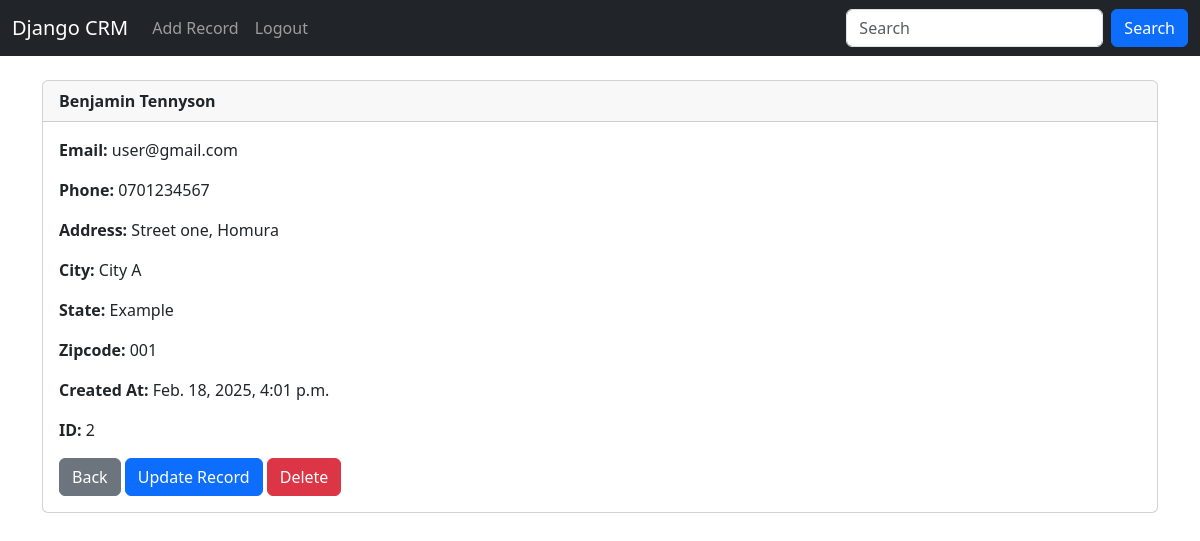
The page /record/2 (signed in) on the database its author committed.
### website/models.py (models this page shows, shortened)
class Record(models.Model):
    created_at = models.DateTimeField(auto_now_add=True)
    first_name = models.CharField(max_length=50)
    last_name = models.CharField(max_length=50)
    email = models.EmailField(max_length=100)
    phone = models.CharField(max_length=15)
    address = models.CharField(max_length=100)
    city = models.CharField(max_length=50)
    state = models.CharField(max_length=50)
    zip_code = models.CharField(max_length=20)

### website/views.py (the view)
# urls.py: path('record/<int:pk>', views.customer_record, name='record'),
def customer_record(request, pk):
    if request.user.is_authenticated:
        customer_record = Record.objects.get(id=pk)
        return render(request, 'record.html', {'customer_record': customer_record})
    else:
        messages.error(request, 'You are must be logged in to view that page.')
        return redirect('home')

### website/templates/record.html
{% extends 'base.html' %}
{% block content %}
<div class="card">
<div class="card-header"><strong>{{ customer_record.first_name }} {{ customer_record.last_name }}</strong></div>
  <div class="card-body">
    <p class="card-text"><strong>Email:</strong> {{ customer_record.email }}</p>
    <p class="card-text"><strong>Phone:</strong> {{ customer_record.phone }}</p>
    <p class="card-text"><strong>Address:</strong> {{ customer_record.address }}</p>
    <p class="card-text"><strong>City:</strong> {{ customer_record.city }}</p>
    <p class="card-text"><strong>State:</strong> {{ customer_record.state }}</p>
    <p class="card-text"><strong>Zipcode:</strong> {{ customer_record.zip_code }}</p>
    <p class="card-text"><strong>Created At:</strong> {{ customer_record.created_at }}</p>
    <p class="card-text"><strong>ID:</strong> {{ customer_record.id }}</p>
    <a href="{% url 'home' %}" class="btn btn-secondary">Back</a>
    <a href="{% url 'update_record' customer_record.id %}" class="btn btn-primary">Update Record</a>
    <a href="{% url 'delete_record' customer_record.id %}" class="btn btn-danger">Delete</a>
  </div>
</div>
{% endblock %}

### rows shown on the page
Record: first_name "Benjamin", last_name "Tennyson", email "user@gmail.com", phone "0701234567", address "Street one, Homura", city "City A", state "Example", zip_code "001", created_at "Feb. 18, 2025, 4:01 p.m.", id "2"
